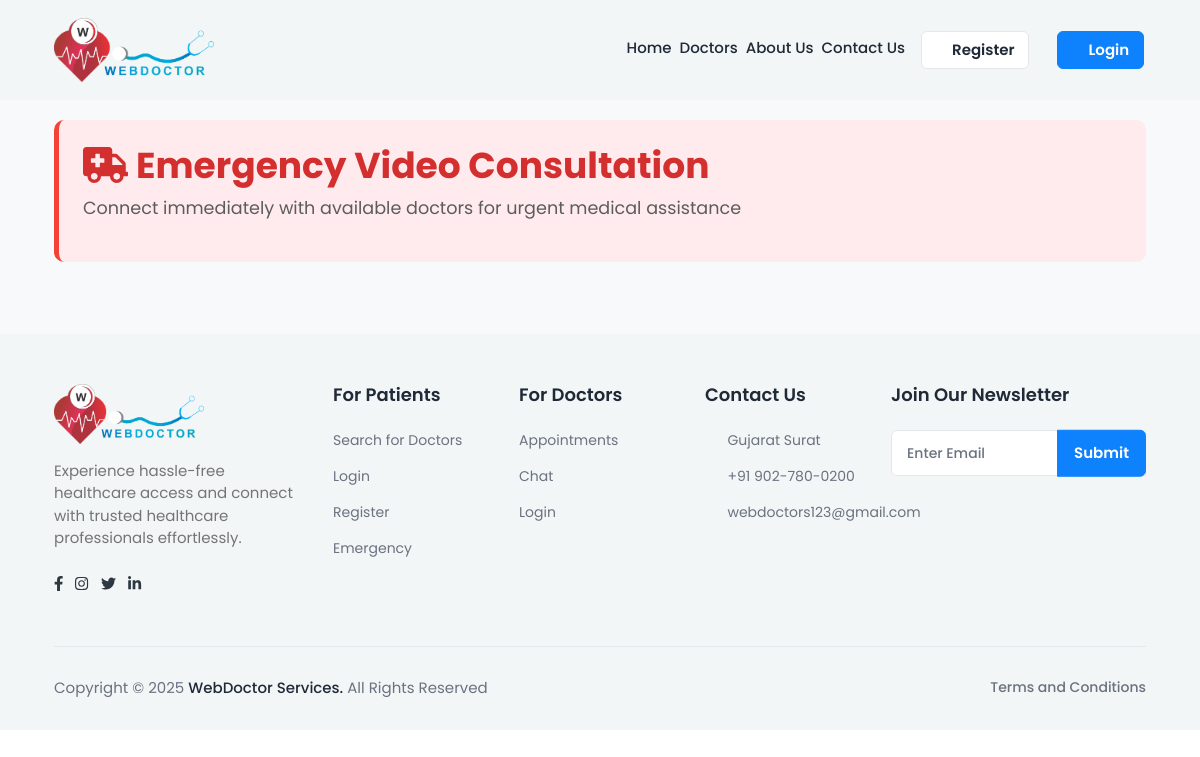
/emergency_consultation/, run on an earlier commit of the app's database.
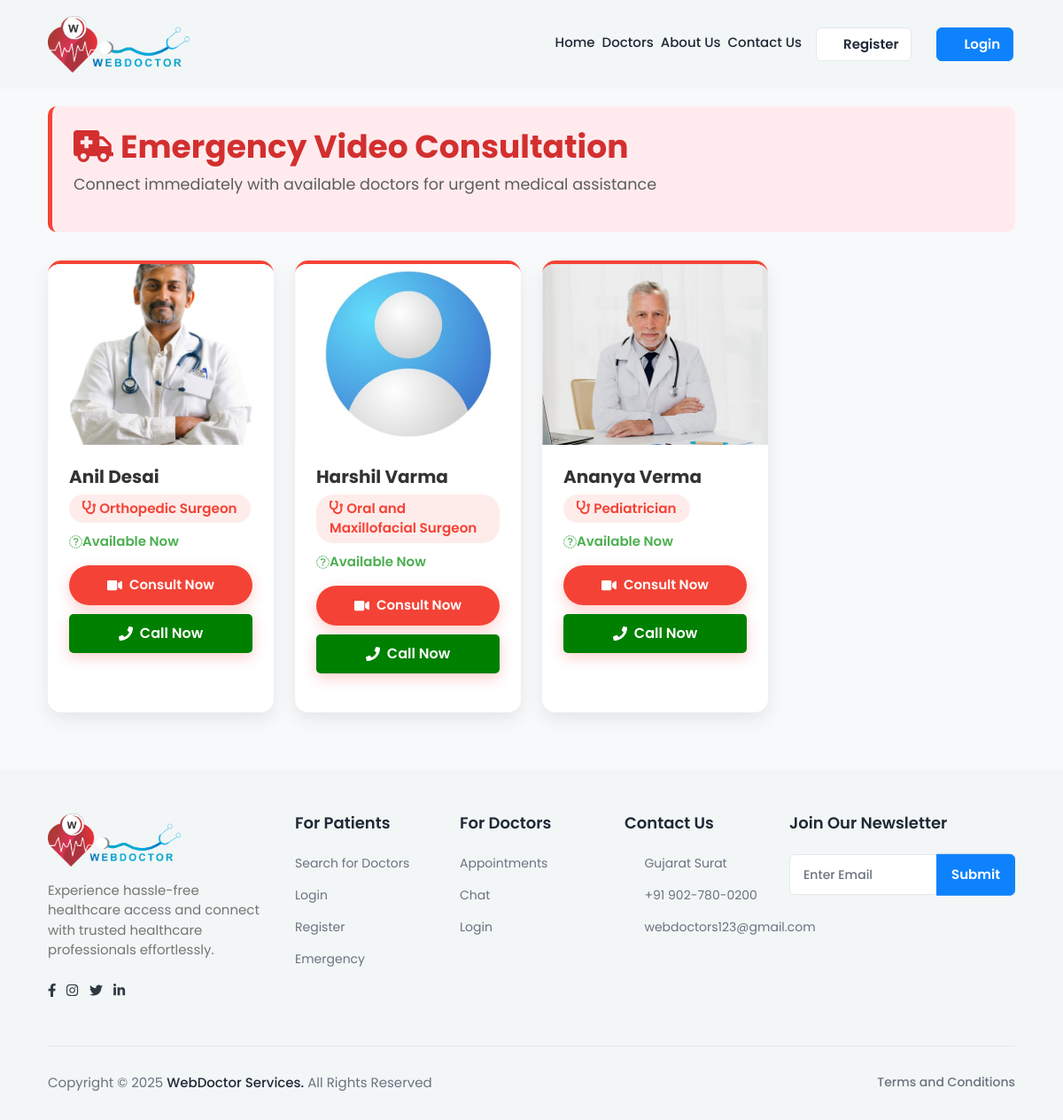
And on a later commit of the database.
### myapp/models.py (models this page shows, shortened)
class doctorRegister(models.Model):
    GENDER_CHOICES = [
        ('M', 'Male'),
        ('F', 'Female'),
        ('O', 'Other'),
    ]
    name = models.CharField(max_length=100)
    email = models.EmailField(unique=True)
    phno = models.BigIntegerField(unique=True)
    password = models.CharField(max_length=100)
    profile_img = models.ImageField(upload_to='profile_pics/', null=True, blank=True)
    qualification = models.CharField(max_length=100,blank=True, null=True)
    specialization = models.CharField(max_length=100,blank=True, null=True)
    experience = models.IntegerField(blank=True, null=True)
    address = models.TextField(blank=True, null=True)
    city = models.CharField(max_length=50,blank=True, null=True)
    state = models.CharField(max_length=50,blank=True, null=True)
    clinic_name = models.CharField(max_length=255)
    clinic_address = models.TextField()
    gender = models.CharField(max_length=5, choices=GENDER_CHOICES)
    mci_no = models.CharField(max_length=10,blank=True, null=True)
    fee = models.BigIntegerField(null=True)
    about_me=models.TextField(null=True)
    is_approved = models.BooleanField(default=False)
    is_rejected = models.BooleanField(default=False)
    is_available = models.BooleanField(default=False)  # Doctor is available for emergency

### myapp/views.py (the view)
# urls.py: path("emergency_consultation/", views.emergency_consultation_page, name="emergency_consultation_page"),
@csrf_exempt
def emergency_consultation_page(request):
    available_doctors = doctorRegister.objects.filter(is_approved=True, is_available=True)
    profile = None
    user_type = None
    if request.session.get("patient_id"):
        try:
            profile = patientRegister.objects.get(id=request.session["patient_id"])
            user_type = "patient"
        except patientRegister.DoesNotExist:
            request.session.flush()  # Clear session if patient not found
    elif request.session.get("doctor_id"):
        try:
            profile = doctorRegister.objects.get(id=request.session["doctor_id"])
            user_type = "doctor"
        except doctorRegister.DoesNotExist:
            request.session.flush()  # Clear session if doctor not found
    return render(request, "emergency.html", {
        "doctors": available_doctors,
        "profile": profile,  # Pass profile for user data
        "user_type": user_type  # Identify if user is a patient or doctor
    })

### myapp/templates/emergency.html (shortened to what the changed rows need)
{% load static %}
<html lang="en">
<head>
  <link rel="stylesheet" href="https://cdnjs.cloudflare.com/ajax/libs/font-awesome/5.15.3/css/all.min.css" />
  <link rel="stylesheet" href="{% static 'assets/css/bootstrap.min.css' %}" />
  <link rel="stylesheet" href="https://cdnjs.cloudflare.com/ajax/libs/font-awesome/6.0.0-beta3/css/all.min.css" />
  <link rel="stylesheet" href="{% static 'assets/plugins/fontawesome/css/fontawesome.min.css' %}" />
  <link rel="stylesheet" href="{% static 'assets/plugins/fontawesome/css/all.min.css' %}" />
  <link rel="stylesheet" href="{% static 'assets/css/feather.css' %}" />
  <link rel="stylesheet" href="{% static 'assets/css/custom.css' %}" />
</head>
<body>
  <div class="main-wrapper">
    <section class="emergency-section" style="padding-top:120px !important">
      <div class="container">
        <div class="emergency-header">
          <h1 class="emergency-title"><i class="fas fa-ambulance me-2"></i>Emergency Video Consultation</h1>
        </div>
        <div class="row g-4">
          {% for doctor in doctors %}
          <div class="col-12 col-sm-6 col-md-4 col-lg-3">
            <div class="emergency-card">
              <div class="emergency-img-container">
                {% if doctor.profile_img %}
                <img class="emergency-img" src="{{ doctor.profile_img.url }}" alt="{{ doctor.name }}" onerror="this.src='{% static 'assets/img/default_profile.png' %}'" />
                {% else %}
                <img class="emergency-img" src="{% static 'assets/img/default_profile.png' %}" alt="default profile" />
                {% endif %}
              </div>
              <div class="emergency-card-body">
                <h5 class="emergency-card-title">{{ doctor.name }}</h5>
                <span class="emergency-specialization">
                  <i class="fas fa-stethoscope me-1"></i>{{ doctor.specialization }}
                </span>
                <p class="emergency-status">
                  <i class="fas fa-circle-check"></i> Available Now
                </p>
                <button class="emergency-btn consult-btn"
                        data-doctor-id="{{ doctor.id }}"
                        data-is-authenticated="{{ request.user.is_authenticated|yesno:'true,false' }}">
                  <i class="fas fa-video me-2"></i>Consult Now
                </button>
                <button class="emergency-btn call-btn"
        data-doctor-id="{{ doctor.id }}"
        data-is-authenticated="{{ request.user.is_authenticated|yesno:'true,false' }}"
        onclick="callDoctor('{{ doctor.phno }}')">
    <i class="fas fa-phone me-2"></i>Call Now
</button>
              </div>
            </div>
          </div>
          {% endfor %}
        </div>
      </div>
    </section>
    {% include "footer.html" %}
</body>
</html>

What changed in the data, as far as the page shows it:
now on this page (row edited): doctorRegister: profile_img (picture), name "Anil Desai", specialization "Orthopedic Surgeon"
now on this page (row edited): doctorRegister: shows a picture, name "Harshil Varma", specialization "Oral and Maxillofacial Surgeon"
added doctorRegister: profile_img (picture), name "Ananya Verma", specialization "Pediatrician"
